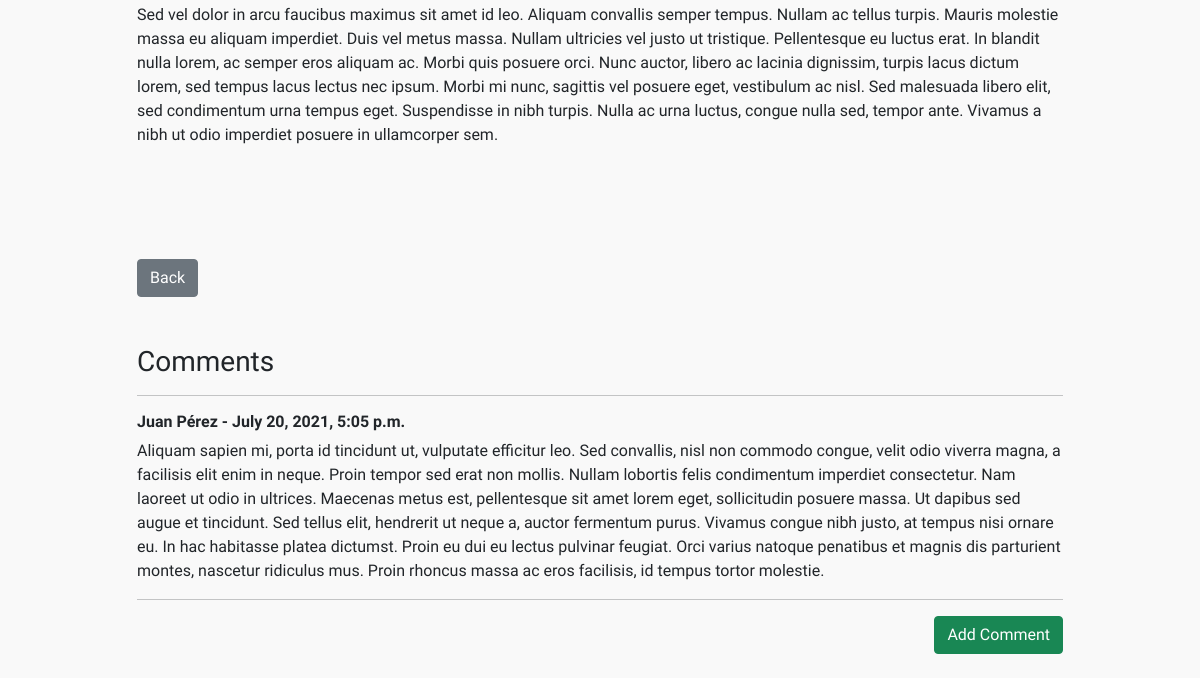
Page /article/19 (lower part) on the earlier database version.
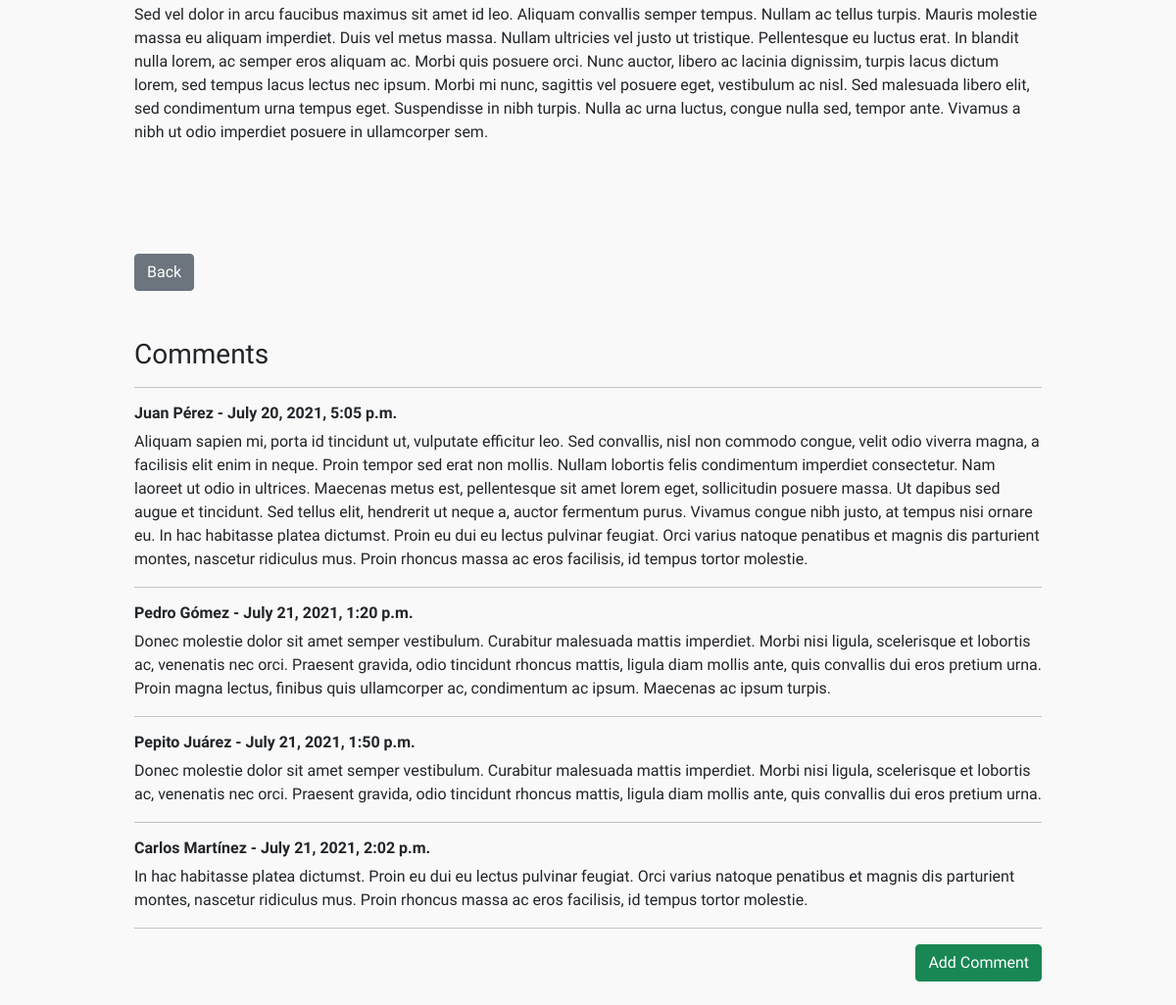
Same page on the later database version.
### myblog/models.py (models this page shows, shortened)
class Comment(models.Model):
    post = models.ForeignKey(Post, related_name="comments", on_delete=models.CASCADE)
    name = models.CharField(max_length=255)
    body = models.TextField()
    date_added = models.DateTimeField(auto_now_add=True)

### myblog/views.py (the view)
# urls.py: path('article/<int:pk>', ArticleDetailView.as_view(), name='article-detail'),
class ArticleDetailView(DetailView):
    model = Post
    template_name = 'article_details.html'
    def get_context_data(self, *args, **kwargs):
        cat_menu = Category.objects.all()
        context = super(ArticleDetailView, self).get_context_data(*args, **kwargs)
        stuff = get_object_or_404(Post, id=self.kwargs['pk'])
        total_likes = stuff.total_likes()
        total_dislikes = stuff.total_dislikes()
        liked = False
        if stuff.likes.filter(id=self.request.user.id).exists():
            liked = True
        context["cat_menu"] = cat_menu
        context["total_likes"] = total_likes
        context["total_dislikes"] = total_dislikes
        return context

### myblog/models.py (called while the page is built)
    def total_likes(self):
        return self.likes.count()

    def total_dislikes(self):
        return self.dislikes.count()

### myblog/templates/article_details.html (shortened to what this page needs)
{% extends 'base.html' %}
{% load static %}
{% block content %}
<br>
<div class="container">
    <div class="row justify-content-center align-items-end">
        <div class="col-sm-10">
            {{ post.body|safe }}
            <br>
        </div>
    </div>
    <br>
    <div class="row">
        <div class="col-sm-1"></div>
        <div class="col-sm-2">
            <br>
            <a href="{% url 'home' %}" style="align-content: end"><button type="button" class="btn btn-secondary">Back</button></a>
        </div>
        <div class="col-sm-6"></div>
        <div class="col-sm-2" style="text-align: end">
            <br>
        </div>
        <div class="col-sm-1"></div>
    </div>
    <div class="row row justify-content-center">
        <div class="col-sm-10">
            <br>
        </div>
    </div>
    <div class="row justify-content-center">
        <div class="col-sm-10">
            <br>
            <h3>Comments</h3>
            <hr>
        </div>
    </div>
    {% if post.comments.all %}
        <div class="row justify-content-center">
            <div class="col-sm-10">
                {% for comment in post.comments.all %}
                    <h6><strong>
                        {{ comment.name }} -
                        {{ comment.date_added }}
                    </strong></h6>
                    {{ comment.body }}
                    <hr>
                {% endfor %}
            </div>
        </div>
    {% endif %}
    <div class="row justify-content-center">
        <div class="col-sm-10" style="text-align: right">
            <a href="{% url 'add_comment' post.id %}"><button type="button" class="btn btn-success">Add Comment</button></a>
        </div>
    </div>
</div>
<br>
{% endblock %}

Differences in the rows shown:
added Comment: name "Pedro Gómez", date_added "July 21, 2021, 1:20 p.m.", body "Donec molestie dolor sit amet semper vestibulum. Curabitur malesuada mattis imperdiet. Morbi nisi ligula, scelerisque et lobortis ac, venenatis nec orci. Praesent gravida, odio tincidunt rhoncus mattis, ligula diam mollis ante, quis convallis dui eros pretium urna. Proin magna lectus, finibus quis ullamcorper ac, condimentum ac ipsum. Maecenas ac ipsum turpis."
added Comment: name "Pepito Juárez", date_added "July 21, 2021, 1:50 p.m.", body "Donec molestie dolor sit amet semper vestibulum. Curabitur malesuada mattis imperdiet. Morbi nisi ligula, scelerisque et lobortis ac, venenatis nec orci. Praesent gravida, odio tincidunt rhoncus mattis, ligula diam mollis ante, quis convallis dui eros pretium urna."
added Comment: name "Carlos Martínez", date_added "July 21, 2021, 2:02 p.m.", body "In hac habitasse platea dictumst. Proin eu dui eu lectus pulvinar feugiat. Orci varius natoque penatibus et magnis dis parturient montes, nascetur ridiculus mus. Proin rhoncus massa ac eros facilisis, id tempus tortor molestie."
